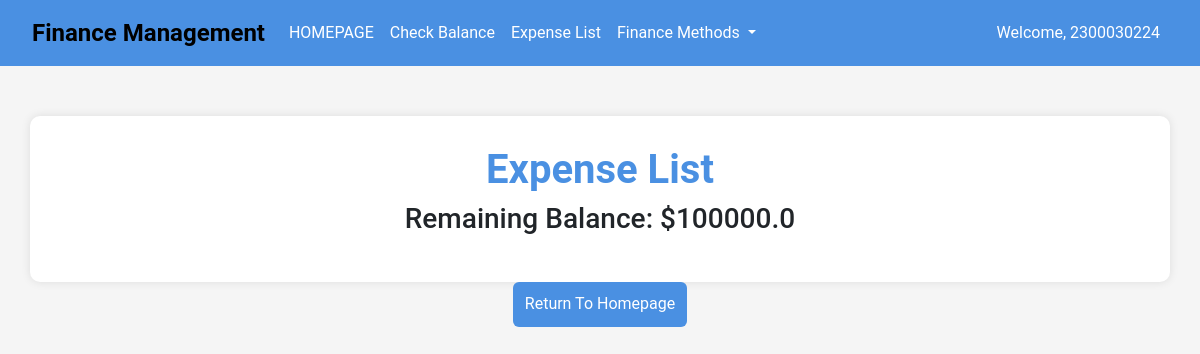
The page /UserApp/expense_list/ (signed in) on the database as committed earlier.
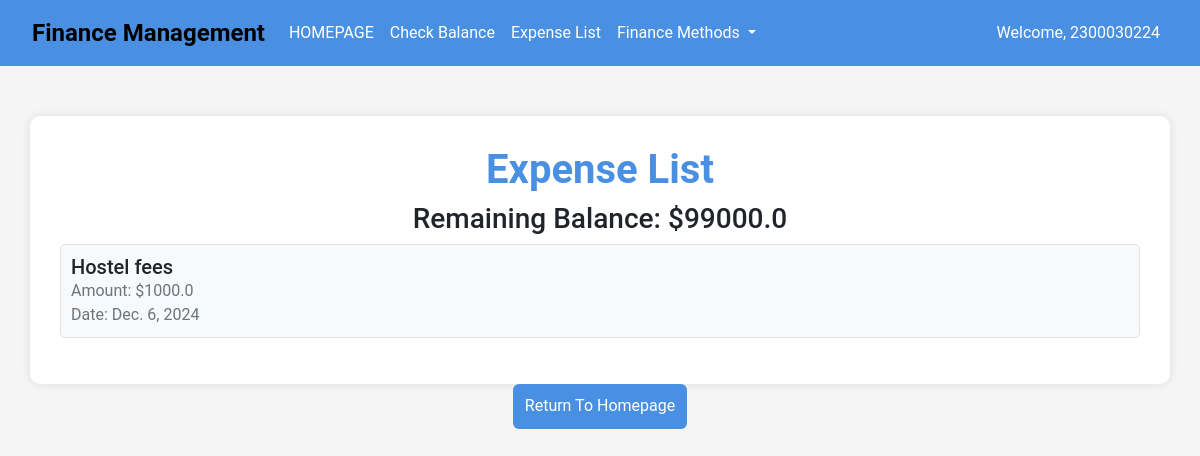
The same page on the database as committed later.
### UserApp/models.py (models this page shows)
class Expense(models.Model):
    user = models.ForeignKey(User, on_delete=models.CASCADE, default=1)
    name = models.CharField(max_length=100)
    amount = models.FloatField()
    date = models.DateField(default=timezone.now)

### UserApp/views.py (the view)
# urls.py: path('expense_list/', views.expense_list, name='expense_list'),
def expense_list(request):
    expenses = Expense.objects.filter(user=request.user)
    total_expenses = sum(expense.amount for expense in expenses)
    try:
        user_balance = UserBalance.objects.get(user=request.user)
    except UserBalance.DoesNotExist:
        user_balance = None  # or handle it in another way, e.g., create a new UserBalance object
    remaining_balance = user_balance.balance - total_expenses if user_balance else 0
    return render(request, 'UserApp/ExpenceList.html', {
        'expenses': expenses,
        'total_expenses': total_expenses,
        'remaining_balance': remaining_balance
    })

### templates/UserApp/ExpenceList.html (shortened to what this page needs)
{% load static %}
<html>
<head>
    <link href="https://cdn.jsdelivr.net/npm/bootstrap@5.3.3/dist/css/bootstrap.min.css" rel="stylesheet">
</head>
<body style="background-color: #f5f5f5; font-family: 'Roboto', sans-serif;">
    <nav class="navbar navbar-expand-lg navbar-custom">
        <div class="container-fluid">
            <a class="navbar-brand" href="{% url 'UserApp:userhomepagecall' %}">Finance Management</a>
            <div class="collapse navbar-collapse" id="navbarNavDropdown">
                <ul class="navbar-nav">
                    <li class="nav-item">
                           <a class="nav-link" href="{% url 'UserApp:userhomepagecall' %}">HOMEPAGE</a>
                    </li>
                    <li class="nav-item">
                        <a class="nav-link" href="{% url 'UserApp:balancecheckpagecall' %}">Check Balance</a>
                    </li>
                    <li class="nav-item">
                        <a class="nav-link" href="{% url 'UserApp:expense_list' %}">Expense List</a>
                    </li>
                    <li class="nav-item dropdown">
                        <a class="nav-link dropdown-toggle" href="#" id="navbarDropdownMenuLink" role="button" data-bs-toggle="dropdown" aria-expanded="false">
                            Finance Methods
                        </a>
                    </li>
                </ul>
            </div>
            <ul class="navbar-nav ms-auto">
                {% if user.is_authenticated %}
                    <li class="nav-item">
                        <span class="nav-link" style="color: #fff;">Welcome, {{ user.username }}</span>
                    </li>
                {% endif %}
            </ul>
        </div>
    </nav>
    <div class="container expense-container">
        <h1 class="text-center">Expense List</h1>
        <div class="text-center">
            <h3>Remaining Balance: ${{ remaining_balance }}</h3>
        </div>
        <ul class="expense-list" style="list-style-type: none; padding: 0;">
            {% for expense in expenses %}
                <li class="expense-item">
                    <h5>{{ expense.name }}</h5>
                    <p>Amount: ${{ expense.amount }}</p>
                    <p>Date: {{ expense.date }}</p>
                </li>
            {% endfor %}
        </ul>
    </div>
    <center>
        <button class="btn btn-custom" onclick="window.location.href='{% url 'UserApp:userhomepagecall' %}'">Return To Homepage</button>
    </center>
</body>
</html>

### templates/UserApp/ExpenceList.html (style rules this page uses)
.navbar-custom { background-color: #4a90e2; padding: 10px 20px; }
.navbar-custom .navbar-brand { font-size: 1.5rem; font-weight: bold; }
.navbar-custom .nav-link { color: #fff; font-size: 1rem; }
.expense-container { background-color: #fff; border-radius: 10px; box-shadow: 0 0 10px rgba(0, 0, 0, 0.1); padding: 30px; margin-top: 50px; }
.expense-container h1 { color: #4a90e2; font-weight: bold; }
.expense-item { background-color: #f8f9fa; border: 1px solid #dee2e6; border-radius: 5px; padding: 10px; margin-bottom: 10px; transition: background-color 0.3s, transform 0.3s; }
.expense-item h5 { margin: 0; font-size: 1.25rem; }
.expense-item p { margin: 0; color: #6c757d; }
.btn-custom { background-color: #4a90e2; color: white; height: 45px; border: none; transition: background-color 0.3s; }

Rows that differ between the two databases and show on the page:
added Expense: name "Hostel fees", amount "1000.0", date "Dec. 6, 2024"
Other text that changed with them:
{{ remaining_balance }}: "100000.0" → "99000.0"
